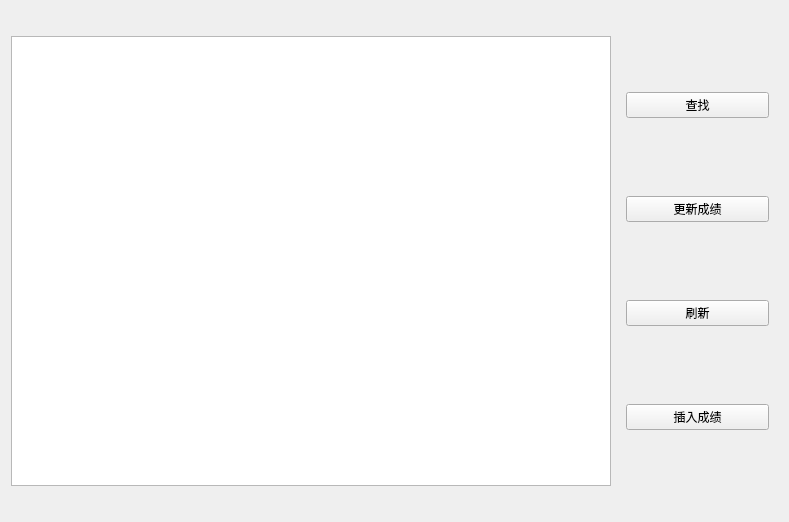
<?xml version="1.0" encoding="UTF-8"?>
<ui version="4.0">
 <class>admin</class>
 <widget class="QWidget" name="admin">
  <property name="geometry">
   <rect>
    <x>0</x>
    <y>0</y>
    <width>789</width>
    <height>522</height>
   </rect>
  </property>
  <property name="windowTitle">
   <string>Form</string>
  </property>
  <layout class="QHBoxLayout" name="horizontalLayout">
   <item>
    <widget class="QTableWidget" name="tableWidget">
     <property name="enabled">
      <bool>true</bool>
     </property>
     <property name="sizePolicy">
      <sizepolicy hsizetype="Fixed" vsizetype="Fixed">
       <horstretch>0</horstretch>
       <verstretch>0</verstretch>
      </sizepolicy>
     </property>
     <property name="minimumSize">
      <size>
       <width>600</width>
       <height>450</height>
      </size>
     </property>
     <property name="maximumSize">
      <size>
       <width>600</width>
       <height>450</height>
      </size>
     </property>
    </widget>
   </item>
   <item>
    <widget class="QWidget" name="widget" native="true">
     <layout class="QVBoxLayout" name="verticalLayout">
      <item>
       <widget class="QPushButton" name="find">
        <property name="text">
         <string>查找</string>
        </property>
       </widget>
      </item>
      <item>
       <widget class="QPushButton" name="update">
        <property name="text">
         <string>更新成绩</string>
        </property>
       </widget>
      </item>
      <item>
       <widget class="QPushButton" name="refresh">
        <property name="text">
         <string>刷新</string>
        </property>
       </widget>
      </item>
      <item>
       <widget class="QPushButton" name="insert">
        <property name="text">
         <string>插入成绩</string>
        </property>
       </widget>
      </item>
     </layout>
    </widget>
   </item>
  </layout>
 </widget>
 <resources/>
 <connections/>
</ui>
